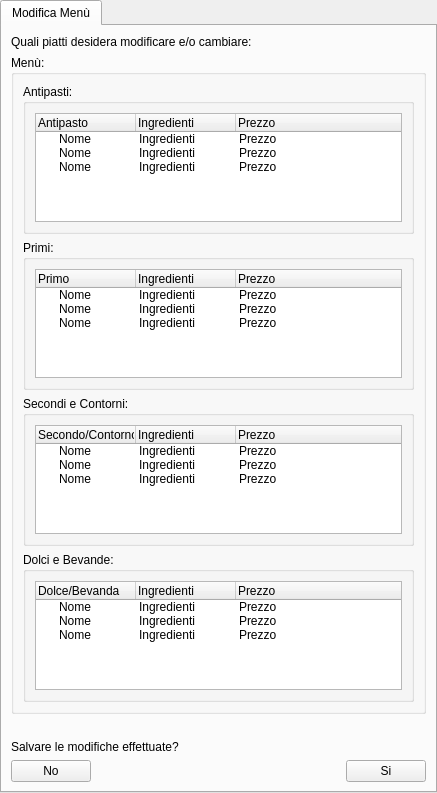
<?xml version="1.0" encoding="UTF-8"?>
<ui version="4.0">
 <class>tabwidgetModificaMenu</class>
 <widget class="QTabWidget" name="tabwidgetModificaMenu">
  <property name="geometry">
   <rect>
    <x>0</x>
    <y>0</y>
    <width>437</width>
    <height>793</height>
   </rect>
  </property>
  <property name="windowTitle">
   <string>Modifica Menu Cena</string>
  </property>
  <widget class="QWidget" name="tab">
   <attribute name="title">
    <string>Modifica Menù</string>
   </attribute>
   <layout class="QGridLayout" name="gridLayout_5">
    <item row="5" column="3">
     <widget class="QPushButton" name="btnSiConfermaModifiche">
      <property name="text">
       <string>Si</string>
      </property>
     </widget>
    </item>
    <item row="5" column="0">
     <widget class="QPushButton" name="btnNoConfermaModifiche">
      <property name="text">
       <string>No</string>
      </property>
     </widget>
    </item>
    <item row="5" column="2">
     <spacer name="horizontalSpacer_2">
      <property name="orientation">
       <enum>Qt::Horizontal</enum>
      </property>
      <property name="sizeHint" stdset="0">
       <size>
        <width>40</width>
        <height>20</height>
       </size>
      </property>
     </spacer>
    </item>
    <item row="2" column="0" colspan="4">
     <spacer name="horizontalSpacer">
      <property name="orientation">
       <enum>Qt::Horizontal</enum>
      </property>
      <property name="sizeHint" stdset="0">
       <size>
        <width>40</width>
        <height>20</height>
       </size>
      </property>
     </spacer>
    </item>
    <item row="3" column="0" colspan="4">
     <widget class="QLabel" name="labelDomanda">
      <property name="text">
       <string>Salvare le modifiche effettuate?</string>
      </property>
     </widget>
    </item>
    <item row="1" column="0" colspan="4">
     <widget class="QGroupBox" name="groupboxMenuModificaMenu">
      <property name="title">
       <string>Menù:</string>
      </property>
      <layout class="QVBoxLayout" name="verticalLayout_2">
       <item>
        <widget class="QGroupBox" name="groupboxAntipasti">
         <property name="title">
          <string>Antipasti:</string>
         </property>
         <layout class="QGridLayout" name="gridLayout_2">
          <item row="0" column="0" colspan="2">
           <widget class="QTreeWidget" name="treewidgetAntipasti">
            <column>
             <property name="text">
              <string>Antipasto</string>
             </property>
            </column>
            <column>
             <property name="text">
              <string>Ingredienti</string>
             </property>
            </column>
            <column>
             <property name="text">
              <string>Prezzo</string>
             </property>
            </column>
            <item>
             <property name="text">
              <string>Nome</string>
             </property>
             <property name="text">
              <string>Ingredienti</string>
             </property>
             <property name="text">
              <string>Prezzo</string>
             </property>
            </item>
            <item>
             <property name="text">
              <string>Nome</string>
             </property>
             <property name="text">
              <string>Ingredienti</string>
             </property>
             <property name="text">
              <string>Prezzo</string>
             </property>
            </item>
            <item>
             <property name="text">
              <string>Nome</string>
             </property>
             <property name="text">
              <string>Ingredienti</string>
             </property>
             <property name="text">
              <string>Prezzo</string>
             </property>
            </item>
           </widget>
          </item>
         </layout>
        </widget>
       </item>
       <item>
        <widget class="QGroupBox" name="groupboxPrimi">
         <property name="title">
          <string>Primi:</string>
         </property>
         <layout class="QGridLayout" name="gridLayout">
          <item row="0" column="0">
           <widget class="QTreeWidget" name="treewidgetPrimi">
            <column>
             <property name="text">
              <string>Primo</string>
             </property>
            </column>
            <column>
             <property name="text">
              <string>Ingredienti</string>
             </property>
            </column>
            <column>
             <property name="text">
              <string>Prezzo</string>
             </property>
            </column>
            <item>
             <property name="text">
              <string>Nome</string>
             </property>
             <property name="text">
              <string>Ingredienti</string>
             </property>
             <property name="text">
              <string>Prezzo</string>
             </property>
            </item>
            <item>
             <property name="text">
              <string>Nome</string>
             </property>
             <property name="text">
              <string>Ingredienti</string>
             </property>
             <property name="text">
              <string>Prezzo</string>
             </property>
            </item>
            <item>
             <property name="text">
              <string>Nome</string>
             </property>
             <property name="text">
              <string>Ingredienti</string>
             </property>
             <property name="text">
              <string>Prezzo</string>
             </property>
            </item>
           </widget>
          </item>
         </layout>
        </widget>
       </item>
       <item>
        <widget class="QGroupBox" name="groupboxSecondiContorni">
         <property name="title">
          <string>Secondi e Contorni:</string>
         </property>
         <layout class="QGridLayout" name="gridLayout_3">
          <item row="0" column="0">
           <widget class="QTreeWidget" name="treewidgetSecondiContorni">
            <column>
             <property name="text">
              <string>Secondo/Contorno</string>
             </property>
            </column>
            <column>
             <property name="text">
              <string>Ingredienti</string>
             </property>
            </column>
            <column>
             <property name="text">
              <string>Prezzo</string>
             </property>
            </column>
            <item>
             <property name="text">
              <string>Nome</string>
             </property>
             <property name="text">
              <string>Ingredienti</string>
             </property>
             <property name="text">
              <string>Prezzo</string>
             </property>
            </item>
            <item>
             <property name="text">
              <string>Nome</string>
             </property>
             <property name="text">
              <string>Ingredienti</string>
             </property>
             <property name="text">
              <string>Prezzo</string>
             </property>
            </item>
            <item>
             <property name="text">
              <string>Nome</string>
             </property>
             <property name="text">
              <string>Ingredienti</string>
             </property>
             <property name="text">
              <string>Prezzo</string>
             </property>
            </item>
           </widget>
          </item>
         </layout>
        </widget>
       </item>
       <item>
        <widget class="QGroupBox" name="groupboxDolciBevande">
         <property name="title">
          <string>Dolci e Bevande:</string>
         </property>
         <layout class="QGridLayout" name="gridLayout_4">
          <item row="0" column="0">
           <widget class="QTreeWidget" name="treewidgetDolciBevande">
            <column>
             <property name="text">
              <string>Dolce/Bevanda</string>
             </property>
            </column>
            <column>
             <property name="text">
              <string>Ingredienti</string>
             </property>
            </column>
            <column>
             <property name="text">
              <string>Prezzo</string>
             </property>
            </column>
            <item>
             <property name="text">
              <string>Nome</string>
             </property>
             <property name="text">
              <string>Ingredienti</string>
             </property>
             <property name="text">
              <string>Prezzo</string>
             </property>
            </item>
            <item>
             <property name="text">
              <string>Nome</string>
             </property>
             <property name="text">
              <string>Ingredienti</string>
             </property>
             <property name="text">
              <string>Prezzo</string>
             </property>
            </item>
            <item>
             <property name="text">
              <string>Nome</string>
             </property>
             <property name="text">
              <string>Ingredienti</string>
             </property>
             <property name="text">
              <string>Prezzo</string>
             </property>
            </item>
           </widget>
          </item>
         </layout>
        </widget>
       </item>
      </layout>
     </widget>
    </item>
    <item row="0" column="0" colspan="4">
     <widget class="QLabel" name="labelIntroduzione">
      <property name="text">
       <string>Quali piatti desidera modificare e/o cambiare:</string>
      </property>
     </widget>
    </item>
   </layout>
  </widget>
 </widget>
 <resources/>
 <connections/>
</ui>
